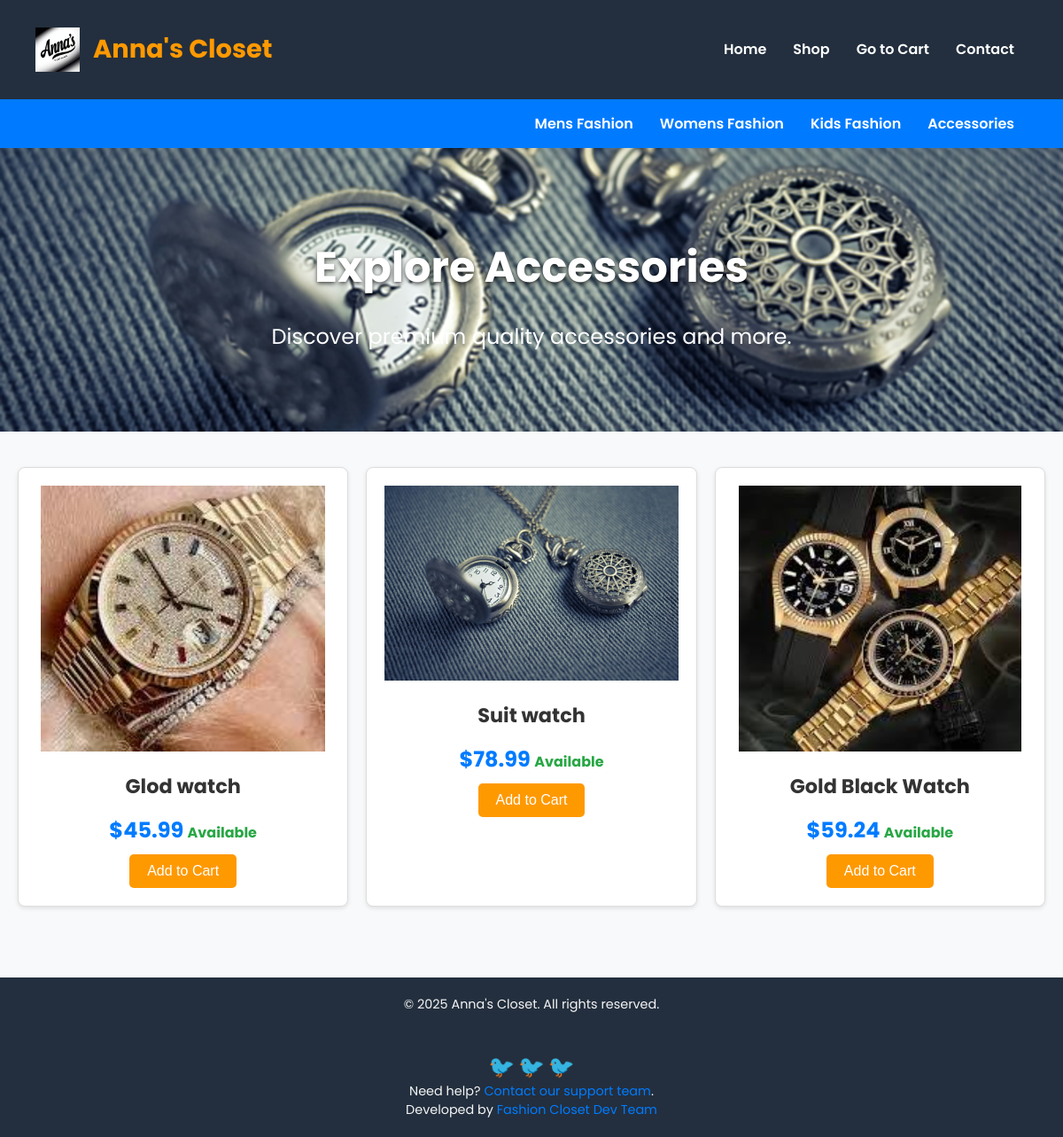
Screenshot of /accessories.php with the database file from the repository.
### tables this page shows
CREATE TABLE `products` (
  `ProductID` int(11) NOT NULL,
  `ProductName` varchar(255) NOT NULL,
  `Price` decimal(10,2) NOT NULL,
  `Stock` int(11) NOT NULL,
  `CategoryID` int(11) NOT NULL,
  `Image` longblob DEFAULT NULL,
  `CreatedAt` datetime DEFAULT current_timestamp()
);

### accessories.php (the view, shortened to what this page needs)
<?php
include 'db_connection.php';
$query = "SELECT * FROM Products WHERE CategoryID = 4";
$result = $conn->query($query);
?>
<!DOCTYPE html>
<html lang="en">
<head>
</head>
<body>
<header>
  <div class="logo-container">
    <img src="images/logo.png" alt="Logo" class="logo-img">
    <h1 class="logo-text">Anna's Closet</h1>
  </div>
  <nav>
    <ul>
      <li><a href="index.php">Home</a></li>
      <li><a href="shop.php">Shop</a></li>
      <li><a href="cart.php" class="active">Go to Cart</a></li>
      <li><a href="contact.html">Contact</a></li>
    </ul>
  </nav>
</header>
<header class="header">
    <div>
    <nav>
      <ul>
        <li><a href="mens_wear.php">Mens Fashion</a></li>
        <li><a href="womens_wear.php">Womens Fashion</a></li>
        <li><a href="kids.php">Kids Fashion</a></li>
        <li><a href="accessories.php">Accessories</a></li>
      </ul>
    </nav>
    </div>
   </header></h3>
<section class="accessories">
  <h2>Explore Accessories</h2>
  <p>Discover premium quality accessories and more.</p>
</section>
<main>
  <div class="clothes-grid">
    <?php while ($product = $result->fetch_assoc()): ?>
      <div class="clothes-card">
        <img src="<?php echo $product['Image']; ?>" alt="<?php echo htmlspecialchars($product['ProductName']); ?>">
        <h3><?php echo htmlspecialchars($product['ProductName']); ?></h3>
        <span class="price">$<?php echo number_format($product['Price'], 2); ?></span>
        <span class="availability <?php echo $product['Stock'] > 0 ? '' : 'out-of-stock'; ?>">
          <?php echo $product['Stock'] > 0 ? 'Available' : 'Out of Stock'; ?>
        </span>
        <?php if ($product['Stock'] > 0): ?>
          <form method="POST" action="cart.php">
            <button class="add-to-cart" type="submit">Add to Cart</button>
          </form>
        <?php else: ?>
          <button class="add-to-cart" disabled style="opacity: 0.6; cursor: not-allowed;">Out of Stock</button>
        <?php endif; ?>
      </div>
    <?php endwhile; ?>
  </div>
</main>
<footer >
    <p>&copy; 2025 Anna's Closet. All rights reserved.</p>
 <br><br>
    <div class="social-links">
      <a href="https://facebook.com" target="_blank" aria-label="Facebook">&#x1F426;</a>
      <a href="https://twitter.com" target="_blank" aria-label="Twitter">&#x1F426;</a>
      <a href="https://instagram.com" target="_blank" aria-label="Instagram">&#x1F426;</a>
    </div>
    <p>Need help? <a href="#">Contact our support team</a>.</p>
    <p>Developed by <a href="#">Fashion Closet Dev Team</a></p>
  </footer>
</body>
</html>

### accessories.php (style rules this page uses)
body { font-family: 'Poppins', sans-serif; margin: 0; padding: 0; background-color: #f8f9fa; color: #333; }
header { background-color: #232f3e; color: #fff; padding: 15px 40px; display: flex; justify-content: space-between; align-items: center; }
.logo-container { display: flex; align-items: center; }
.logo-img { max-height: 50px; margin-right: 15px; }
.logo-text { font-size: 1.8rem; font-weight: 700; color: #ff9900; }
nav ul { list-style: none; display: flex; margin: 0; padding: 0; }
nav ul li { margin: 0 15px; }
nav ul li a { text-decoration: none; color: #fff; font-weight: 600; }
.header { background-color: #007bff; color: black; padding: 15px 40px; display: flex; justify-content: space-between; align-items: center; }
.accessories { background-image: url('watch-background.jpg'); background-size: cover; background-position: center; padding: 60px 20px; text-align: center; color: #fff; }
.accessories h2 { font-size: 3rem; margin-bottom: 20px; text-shadow: 0 2px 5px rgba(0, 0, 0, 0.7); }
.accessories p { font-size: 1.5rem; margin-bottom: 30px; }
.clothes-grid { display: grid; grid-template-columns: repeat(auto-fit, minmax(250px, 1fr)); gap: 20px; padding: 40px 20px; }
.clothes-card { background: #fff; border: 1px solid #ddd; border-radius: 8px; box-shadow: 0 2px 5px rgba(0, 0, 0, 0.1); overflow: hidden; transition: transform 0.3s, box-shadow 0.3s; text-align: center; padding: 20px; }
.clothes-card img { width: 100%; height: auto; max-height: 300px; object-fit: contain; }
.clothes-card h3 { font-size: 1.4rem; margin: 15px 0; color: #333; }
.price { font-size: 1.5rem; color: #007bff; font-weight: bold; }
.availability { font-size: 1rem; margin-top: 5px; color: #28a745; font-weight: bold; }
.add-to-cart { display: inline-block; margin-top: 10px; padding: 10px 20px; background-color: #ff9900; color: #fff; border: none; border-radius: 5px; cursor: pointer; font-size: 1rem; transition: background-color 0.3s; }
footer { background-color: #232f3e; text-align: center; padding: 20px; font-size: 0.9rem; color: whitesmoke; margin-top: 40px; }
footer .social-links a { color: #fff; font-size: 1.5rem; transition: color 0.3s; }
footer a { color: #007bff; text-decoration: none; }
footer p { margin: 0; }

### rows the page displays
products: Image (picture), ProductName "Glod watch", Price "45.99", Stock "Available"
products: Image (picture), ProductName "Suit watch", Price "78.99", Stock "Available"
products: Image (picture), ProductName "Gold Black Watch", Price "59.24", Stock "Available"
